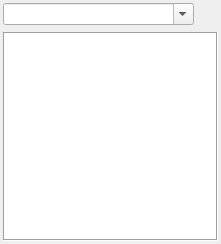
  <widget class="QFrame" name="textureListFrame">
   <property name="geometry">
    <rect>
     <x>550</x>
     <y>210</y>
     <width>221</width>
     <height>244</height>
    </rect>
   </property>
   <property name="frameShape">
    <enum>QFrame::NoFrame</enum>
   </property>
   <property name="frameShadow">
    <enum>QFrame::Plain</enum>
   </property>
   <layout class="QVBoxLayout" name="verticalLayout">
    <property name="spacing">
     <number>6</number>
    </property>
    <property name="leftMargin">
     <number>3</number>
    </property>
    <property name="topMargin">
     <number>3</number>
    </property>
    <property name="rightMargin">
     <number>3</number>
    </property>
    <property name="bottomMargin">
     <number>3</number>
    </property>
    <item>
     <layout class="QHBoxLayout" name="textureListControls">
      <property name="spacing">
       <number>0</number>
      </property>
      <item>
       <widget class="QComboBox" name="textureListFilter">
        <property name="sizePolicy">
         <sizepolicy hsizetype="MinimumExpanding" vsizetype="Fixed">
          <horstretch>0</horstretch>
          <verstretch>0</verstretch>
         </sizepolicy>
        </property>
        <property name="editable">
         <bool>true</bool>
        </property>
       </widget>
      </item>
      <item>
       <widget class="QToolButton" name="cancelTextureListFilter">
        <property name="text">
         <string/>
        </property>
        <property name="icon">
         <iconset resource="../Resources/resources.qrc">
          <normaloff>:/cross.png</normaloff>:/cross.png</iconset>
        </property>
        <property name="autoRaise">
         <bool>true</bool>
        </property>
       </widget>
      </item>
     </layout>
    </item>
    <item>
     <widget class="RDListView" name="textureList">
      <property name="frameShape">
       <enum>QFrame::Box</enum>
      </property>
      <property name="frameShadow">
       <enum>QFrame::Sunken</enum>
      </property>
      <property name="editTriggers">
       <set>QAbstractItemView::NoEditTriggers</set>
      </property>
      <property name="showDropIndicator" stdset="0">
       <bool>false</bool>
      </property>
      <property name="defaultDropAction">
       <enum>Qt::CopyAction</enum>
      </property>
      <property name="selectionMode">
       <enum>QAbstractItemView::NoSelection</enum>
      </property>
      <property name="viewMode">
       <enum>QListView::ListMode</enum>
      </property>
      <property name="uniformItemSizes">
       <bool>true</bool>
      </property>
     </widget>
    </item>
   </layout>
  </widget>
